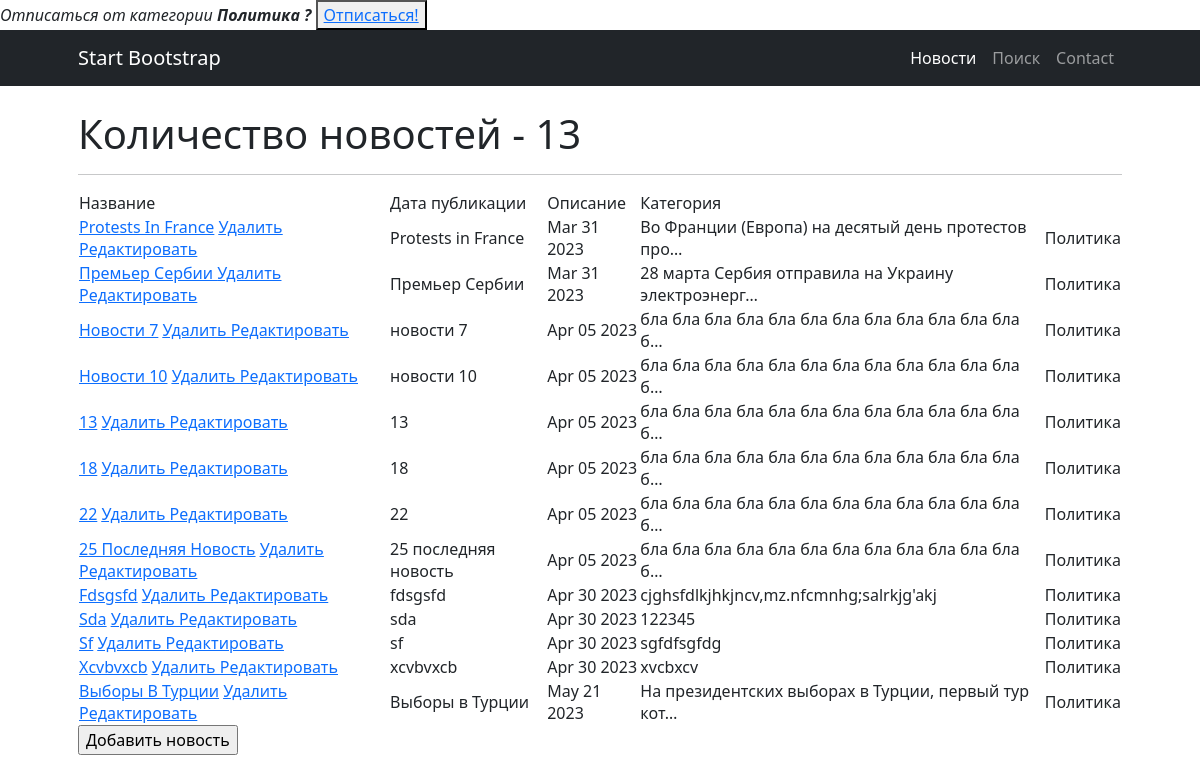
The page /news/category/1/ (signed in) on the database its author committed.
### news/models.py (models this page shows, shortened)
class Category(models.Model):
    name = models.CharField(max_length=100, unique=True)  # названия категорий тоже не должны повторяться
    subscribers = models.ManyToManyField(User, through = 'UserCategory', blank = True) #добавили поле для свзяи с пользователем
    def __str__(self):
        return f'{self.name.title()}'

class News(models.Model):
    name = models.CharField(
        max_length=50,
        unique=True, # названия новостей не должны повторяться
    )
    description = models.TextField()
    category = models.ForeignKey(
        to='Category',
        on_delete=models.CASCADE,
        related_name='news', # все новости в категории будут доступны через поле news
    )
    time_creation = models.DateTimeField(auto_now_add = True)

### news/views.py (the view)
# urls.py: path('category/<int:pk>/', NewsCategoryView.as_view(), name='categories'),
class NewsCategoryView(ListView):
    model = News
    template_name = 'category.html'  # указываем имя шаблона, в котором будет лежать HTML, в нём будут все инструкции о том, как именно пользователю должны вывестись наши объекты
    context_object_name = 'news'  # это имя списка, в котором будут лежать все объекты
    ordering = ['-time_creation']
    paginate_by = 15
    def get_queryset(self):
        self.id = resolve(self.request.path_info).kwargs['pk']
        c = Category.objects.get(id=self.id)
        queryset = News.objects.filter(category=c)
        return queryset
    def get_context_data(self, **kwargs):
        context = super().get_context_data(**kwargs)
        user = self.request.user
        category  = Category.objects.get(id=self.id)
        subscribed = category.subscribers.filter(email=user.email)
        if not subscribed:
            context['sub'] = True
        else:
            context['sub'] = False
        context['category'] = category
        return context

### templatetags/custom_filters.py (called while the page is built)
@register.filter(name='filter_message')
def filter_message(message: str):
    variants = ['мудаков', 'твари', 'козлы', 'лошара', 'ублюдок', 'дичь'] # непристойные выражения
    ln = len(variants)
    filtred_message = ''
    string = ''
    string2 = ''
    pattern = ' ' # чем заменять непристойные выражения
    for i in message:
        string += i
        string2 = string.lower()
        flag = 0
        for j in variants:
            if not string2 in j:
                flag += 1
            if string2 == j:
                filtred_message += pattern
                flag -= 1
                string = ''
        if flag == ln:
            filtred_message += string
            string = ''
    if string2 != '' and string2 not in variants:
        filtred_message += string
    elif string2 != '':
        filtred_message += pattern
    return filtred_message

### templates/category.html
{% block content %}
{% if sub %}
<div>
    <em>
        Подписаться на категорию
        <strong> {{category}} ? </strong>
    </em>
    <button>
        <a href = "{% url 'subscribe' category.id %}" > Подписаться!</a>
    </button>
</div>
{% else %}
<div>
    <em>
        Отписаться от категории
        <strong> {{category}} ? </strong>
    </em>
    <button>
        <a href = "{% url 'unsubscribe' pk=category.id %}" > Отписаться!</a>
    </button>
</div>
{% endif %}
{% include 'news.html' %}
{% endblock content %}

### templates/news.html (shortened to what this page needs)
{% extends 'flatpages/default.html' %}
{% load custom_filters %}
{% block content %}
    <h1>Количество новостей - {{ news|length }}</h1>
    <hr>
    {% if news %}
        <table>
            <tr>
                <td>
                    Название
                </td>
                <td>
                    Дата публикации
                </td>
                <td>
                    Описание
                </td>
                <td>
                    Категория
                </td>
            </tr>
        {% for new in news %}
            <tr>
                <td>
                    <a href="{% url 'new' new.id %}">{{ new.name|title|filter_message }}</a>
                    <a href="{% url 'new_delete' new.id %}"><u> Удалить </u></a>
                    <a href="{% url 'new_update' new.id %}"><u>Редактировать</u></a>
                </td>
                <td>
                    {{ new.name|filter_message }}
                </td>
                <td>
                    {{ new.time_creation|date:'M d Y'}}
                </td>
                <td>
                    {{ new.description|truncatechars:50|filter_message}}
                </td>
                <td>
                    {{ new.category.name }}
                </td>
            </tr>
        {% endfor %}
        </table>
    {% else %}
        <h2> Новостей нет!</h2>
    {% endif %}
<form method="POST">
    <input type="submit" value="Добавить новость">
</form>
{% endblock content %}

### rows shown on the page
Category: name "Политика"
News: name|filter_message "Protests In France", name|filter_message "Protests in France", time_creation "Mar 31 2023", description|filter_message "Во Франции (Европа) на десятый день протестов про…", category.name "Политика"
News: name|filter_message "Премьер Сербии", time_creation "Mar 31 2023", description|filter_message "28 марта Сербия отправила на Украину электроэнерг…", category.name "Политика"
News: name|filter_message "Новости 7", name|filter_message "новости 7", time_creation "Apr 05 2023", description|filter_message "бла бла бла бла бла бла бла бла бла бла бла бла б…", category.name "Политика"
News: name|filter_message "Новости 10", name|filter_message "новости 10", time_creation "Apr 05 2023", description|filter_message "бла бла бла бла бла бла бла бла бла бла бла бла б…", category.name "Политика"
News: name|filter_message "13", time_creation "Apr 05 2023", description|filter_message "бла бла бла бла бла бла бла бла бла бла бла бла б…", category.name "Политика"
News: name|filter_message "18", time_creation "Apr 05 2023", description|filter_message "бла бла бла бла бла бла бла бла бла бла бла бла б…", category.name "Политика"
News: name|filter_message "22", time_creation "Apr 05 2023", description|filter_message "бла бла бла бла бла бла бла бла бла бла бла бла б…", category.name "Политика"
News: name|filter_message "25 Последняя Новость", name|filter_message "25 последняя новость", time_creation "Apr 05 2023", description|filter_message "бла бла бла бла бла бла бла бла бла бла бла бла б…", category.name "Политика"
News: name|filter_message "Fdsgsfd", name|filter_message "fdsgsfd", time_creation "Apr 30 2023", description|filter_message "cjghsfdlkjhkjncv,mz.nfcmnhg;salrkjg'akj", category.name "Политика"
News: name|filter_message "Sda", name|filter_message "sda", time_creation "Apr 30 2023", description|filter_message "122345", category.name "Политика"
News: name|filter_message "Sf", name|filter_message "sf", time_creation "Apr 30 2023", description|filter_message "sgfdfsgfdg", category.name "Политика"
News: name|filter_message "Xcvbvxcb", name|filter_message "xcvbvxcb", time_creation "Apr 30 2023", description|filter_message "xvcbxcv", category.name "Политика"
News: name|filter_message "Выборы В Турции", name|filter_message "Выборы в Турции", time_creation "May 21 2023", description|filter_message "На президентских выборах в Турции, первый тур кот…", category.name "Политика"

### other values the page prints
{{ news|length }} "13"
